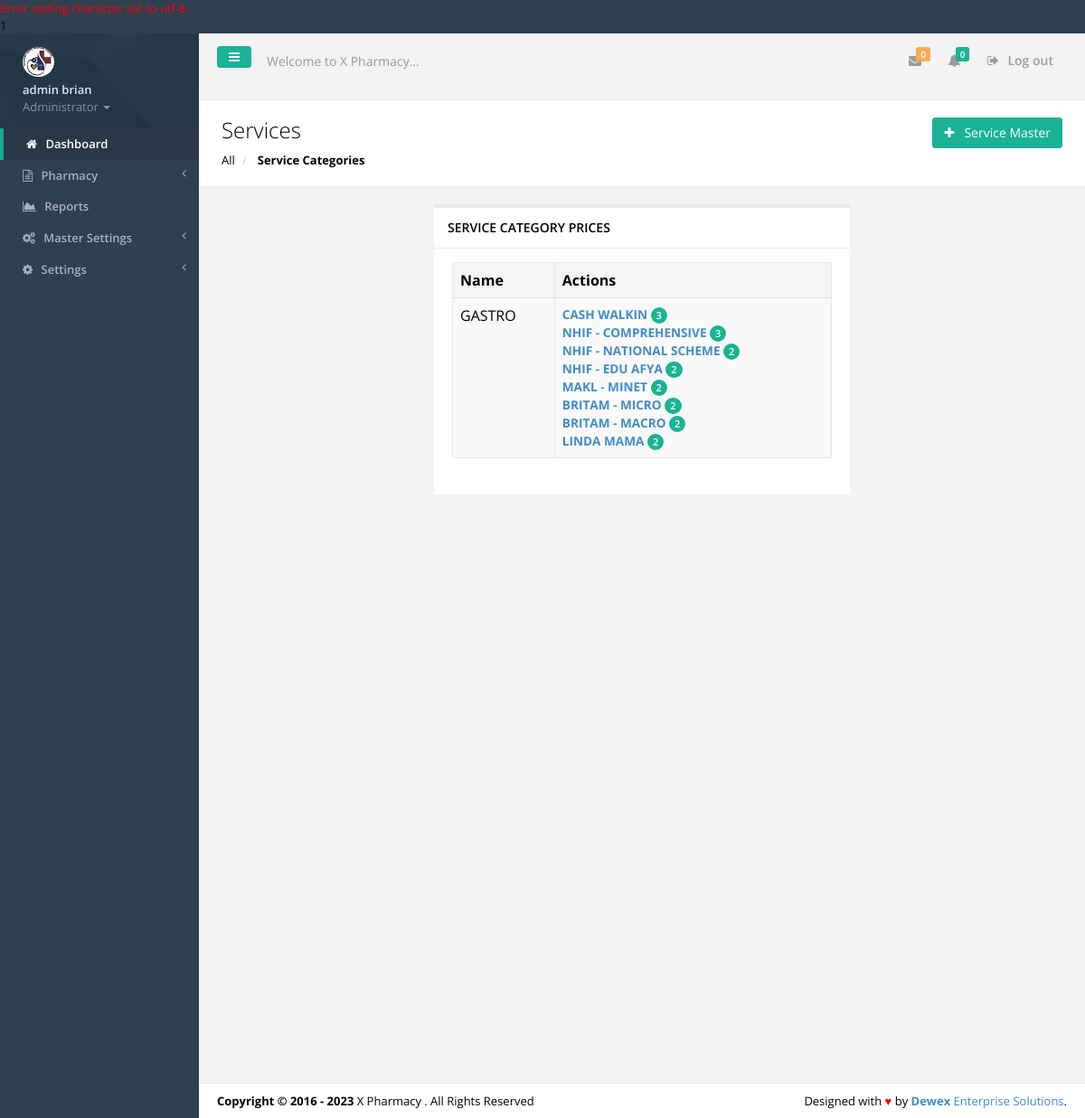
/first_services.php (signed in), run on the app's committed database.
### tables this page shows
CREATE TABLE IF NOT EXISTS `tbl_users` (
  `id` int(11) NOT NULL,
  `f_name` varchar(30) NOT NULL,
  `s_name` varchar(30) NOT NULL,
  `id_no` varchar(30) NOT NULL,
  `email` varchar(30) NOT NULL,
  `phone` varchar(15) NOT NULL,
  `password` varchar(200) NOT NULL,
  `user_l` varchar(50) NOT NULL,
  `profile_image` varchar(45) NOT NULL,
  `active` varchar(30) NOT NULL
);

CREATE TABLE IF NOT EXISTS `tbl_settings` (
  `settings_id` int(11) NOT NULL,
  `slogan` varchar(100) NOT NULL,
  `l_status` varchar(10) NOT NULL,
  `system_name` varchar(30) NOT NULL,
  `campaigner_name` varchar(30) NOT NULL,
  `campaigner_short_name` varchar(30) NOT NULL,
  `campaign_location` varchar(30) NOT NULL,
  `seat` varchar(30) NOT NULL,
  `inst_date` varchar(15) NOT NULL,
  `photo` varchar(30) NOT NULL,
  `photo_size` varchar(10) NOT NULL,
  `photo_type` varchar(20) NOT NULL,
  `custom_reply_msg` varchar(500) NOT NULL,
  `address` varchar(50) NOT NULL,
  `phone` varchar(30) NOT NULL,
  `email` varchar(30) NOT NULL
);

CREATE TABLE IF NOT EXISTS `tbl_servicecategories` (
  `sc_id` int(11) NOT NULL,
  `sc_code` varchar(50) NOT NULL,
  `sc_name` varchar(100) NOT NULL,
  `sc_timestamp` timestamp NOT NULL DEFAULT CURRENT_TIMESTAMP ON UPDATE CURRENT_TIMESTAMP
);

CREATE TABLE IF NOT EXISTS `tbl_paymentschemes` (
  `pscheme_id` int(11) NOT NULL,
  `pscheme_code` varchar(20) NOT NULL,
  `pscheme_name` varchar(100) NOT NULL,
  `pscheme_details` varchar(100) NOT NULL,
  `pscheme_oplimit` varchar(30) NOT NULL,
  `pscheme_iplimit` varchar(30) NOT NULL,
  `pscheme_copayments` varchar(30) NOT NULL
);

### includes/authenticate.php (called while the page is built, shortened)
<?php
require_once 'inc/auth.php';
$signedemail = $_SESSION['email'];
$adminDetails = mysqli_query($dbconnect,"SELECT * FROM tbl_users WHERE email='$signedemail'");
$dd = mysqli_fetch_assoc($adminDetails);
$sfname = $dd['f_name'];
$ssname = $dd['s_name'];
$user_l = $dd['user_l'];
?>

### inc/auth.php (called while the page is built, shortened)
<?php
include('config.php');
$dbhost = "localhost";
$dbuser = "root";
$dbpass = "";
$dbname = "hms_pharmacy_module";
$dbconnect = new mysqli($dbhost, $dbuser, $dbpass, $dbname);
$get_system_settings = mysqli_query($dbconnect,"SELECT * FROM tbl_settings LIMIT 1");
$smartC = mysqli_fetch_array($get_system_settings);
$smart_name = $smartC['system_name'];
?>

### first_services.php (the view, shortened to what this page needs)
<?php include('includes/authenticate.php'); ?>
<!DOCTYPE html>
<html>
<head>
    <?php include('includes/meta.php');?>
    <link href="css/plugins/dataTables/dataTables.bootstrap.css" rel="stylesheet">
    <link href="css/plugins/dataTables/dataTables.responsive.css" rel="stylesheet">
    <link href="css/plugins/dataTables/dataTables.tableTools.min.css" rel="stylesheet">
</head>
<body>
    <div id="wrapper">
	<?php include('includes/sidebar.php');?>
        <div id="page-wrapper" class="gray-bg">
        <div class="row border-bottom">
			<?php include('includes/top-nav.php'); ?>
        </div>
			<div class="row wrapper border-bottom white-bg page-heading">
			<div class="col-lg-7">
				<h2>Services</h2>
				<ol class="breadcrumb">
					<li>
						<a href="all-services.php">All</a>
					</li>
					<li class="active">
						<strong>Service Categories</strong>
					</li>
				</ol>
			</div>
				<div class="col-lg-5">
				<p class="pull-right"><br>
						   <span><a href="servicemaster.php"><button class="btn btn-primary" type="button"><i class="fa fa-plus"></i>&nbsp;&nbsp;<span class="bold"> Service Master</span></button></a></span>
				</p>
				</div>
		</div>
		<?php
			$getPatients = mysqli_query($dbconnect, "SELECT * FROM tbl_servicecategories");
		?>
			<div class="row">
               <div class="col-lg-3">
			   </div>
               <div class="col-lg-6">
					<div class="ibox float-e-margins">
						<div class="ibox-title">
							<h5>SERVICE CATEGORY PRICES</i>
						</div>
						<div class="ibox-content">
						<table class="table table-striped table-bordered table-hover">
							<thead>
							<tr>
								<th>Name</th>
								<th>Actions </th>
							</tr>
							</thead>
							<tbody>
							<?php
							while($gac = mysqli_fetch_array($getPatients)){
							$sc_code = $gac['sc_code'];
							$sc_name = $gac['sc_name'];
							?>
								<td><?php echo $sc_name; ?></td>
								<td>
								<?php
								$getcontacts = mysqli_query($dbconnect,"SELECT * FROM tbl_paymentschemes");
									while($gc = mysqli_fetch_array($getcontacts)){
									$pscheme_code = $gc['pscheme_code'];
									$pscheme_name = $gc['pscheme_name'];
								$getcontactss = mysqli_query($dbconnect,"SELECT count(*) as c FROM tbl_service_prices sp INNER JOIN tbl_services c ON sp.sp_code=c.ss_code WHERE sp.sp_schemecode='$pscheme_code' AND c.ss_category='$sc_code'");
								$gccc = mysqli_fetch_array($getcontactss);
								$g_alllabcountt = $gccc['c'];
									?>
									<b><small><a href="services.php?catcode=<?php echo $sc_code; ?>&schemecode=<?php echo $pscheme_code; ?>&n=<?php echo $pscheme_name; ?>" data-toggle="modal" title="Open"><?php echo $pscheme_name; ?> <span class="badge badge-primary"><?php echo $g_alllabcountt; ?></span></a></small></b> </br>
									<?php
									}
									?>
								</td>
							<?php
							}
							?>
							</tbody>
							</table>
					</div>
				</div>
			</div>
			 <div class="col-lg-3">
			   </div>
        </div>
		<?php include 'includes/footer.php'?>
    </div>
    </div>
</body>
</html>

### includes/sidebar.php (shortened to what this page needs)
<nav class="navbar-default navbar-static-side" role="navigation">
            <div class="sidebar-collapse">
                <ul class="nav" id="side-menu">
                    <li class="nav-header">
                        <div class="dropdown profile-element"> <span>
                            <img alt="image" class="img-circle" src="img/profile_small.jpg" />
                             </span>
                            <a data-toggle="dropdown" class="dropdown-toggle" href="#">
                            <span class="clear"> <span class="block m-t-xs"> <strong class="font-bold"><?php echo "$sfname $ssname";?></strong>
                             </span> <span class="text-muted text-xs block">Administrator <b class="caret"></b></span> </span> </a>
                        </div>
                    </li>
                    <li class="active">
                        <a href="index.php"><i class="fa fa-home"></i> <span class="nav-label">Dashboard</span></a>
                    </li>
					<?php
					if($user_l=='PHARMACY'||$user_l=='ADMINISTRATOR'){
					?>
					<li>
                        <a href="#"><i class="fa fa-file-text-o"></i> <span class="nav-label">Pharmacy </span><span class="fa arrow"></span></a>
                    </li>
					<?php
					}
					if($user_l=='ADMINISTRATOR'){
					?>
					 <li>
                        <a href="reports.php"><i class="fa fa-area-chart"></i> <span class="nav-label">Reports</a>
                    </li>
                    <li>
                        <a href="#"><i class="fa fa-cogs"></i> <span class="nav-label">Master Settings</span><span class="fa arrow"></span></a>
                    </li>
                    <li>
                        <a href="#"><i class="fa fa-gear"></i> <span class="nav-label"> Settings</span><span class="fa arrow"></span></a>
                    </li>
					<?php
					}
					?>
                </ul>
            </div>
        </nav>

### includes/top-nav.php (shortened to what this page needs)
<nav class="navbar navbar-static-top" role="navigation" style="margin-bottom: 0">
        <div class="navbar-header">
            <a class="navbar-minimalize minimalize-styl-2 btn btn-primary " href="#"><i class="fa fa-bars"></i> </a>
            <form role="search" class="navbar-form-custom" method="post" action="search_results.html">
                <div class="form-group">
                    <input type="text" placeholder="Welcome to <?php echo $smart_name; ?>..." class="form-control" name="top-search" id="top-search">
                </div>
            </form>
        </div>
            <ul class="nav navbar-top-links navbar-right">
                <li>
                    <a class="count-info" tooltip="Unread" href="#">
                        <i class="fa fa-envelope"></i>  <span class="label label-warning">0</span>
                    </a>
                </li>
                <li>
                    <a class="count-info" data-toggle="dropdowhn" tooltip="Marked Important" href="#">
                        <i class="fa fa-bell"></i>  <span class="label label-primary">0</span>
                    </a>
                 </li>
				<li>
                    <a href="logout.php?logout">
                        <i class="fa fa-sign-out"></i> Log out
                    </a>
                </li>
            </ul>
	</nav>

### includes/footer.php
<div class="footer">
    <div class="pull-right">
        Designed with <span style="color:red">&hearts;</span> by <a href="mailto: isaacwex@gmail.com tel:0729522550" target="_blank" title="We're Dewex Enterprise Solutions" target="_blank" rel="dofollow"><strong>Dewex</strong> Enterprise Solutions</a>.
    </div>
    <div>
        <strong>Copyright &copy; 2016 - <?php echo date('Y'); ?></strong> <?php echo $smart_name; ?> . All Rights Reserved
    </div>
</div>

### data on the page
tbl_users: f_name "admin", s_name "brian"
tbl_settings: top-search "Welcome to X Pharmacy...", system_name "X Pharmacy"
tbl_servicecategories: sc_name "GASTRO"
tbl_paymentschemes: pscheme_name "CASH WALKIN", g_alllabcountt "3"
tbl_paymentschemes: pscheme_name "NHIF - COMPREHENSIVE", g_alllabcountt "3"
tbl_paymentschemes: pscheme_name "NHIF - NATIONAL SCHEME", g_alllabcountt "2"
tbl_paymentschemes: pscheme_name "NHIF - EDU AFYA", g_alllabcountt "2"
tbl_paymentschemes: pscheme_name "MAKL - MINET", g_alllabcountt "2"
tbl_paymentschemes: pscheme_name "BRITAM - MICRO", g_alllabcountt "2"
tbl_paymentschemes: pscheme_name "BRITAM - MACRO", g_alllabcountt "2"
tbl_paymentschemes: pscheme_name "LINDA MAMA", g_alllabcountt "2"

### other printed values
$dbconnect->error() "1"
